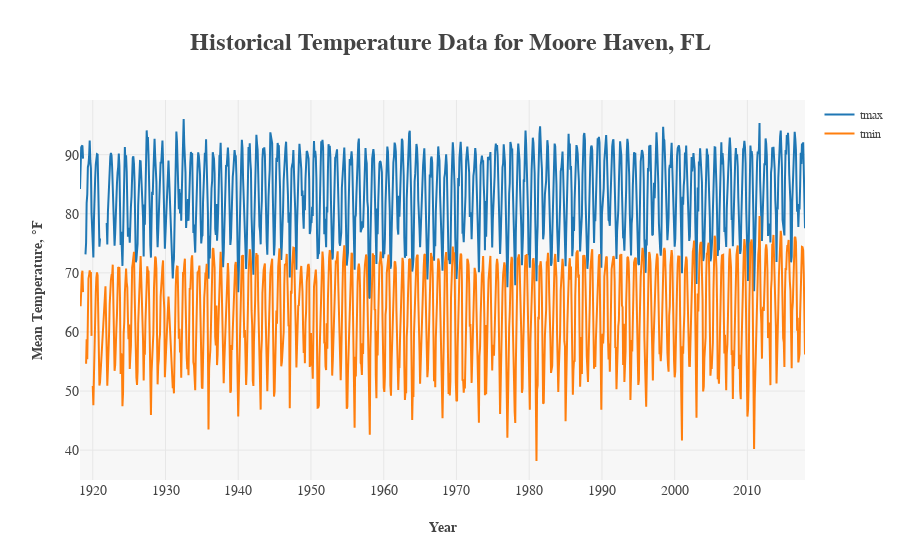

Notebook code for this chart:
### Code cell
# Plot the historical weather Dataframe for Moore Haven, FL for some quick Exploratory
# Data Analysis (EDA)
# Generate an interactive plot using the plotly package
layout = go.Layout(
    plot_bgcolor="rgb(247,247,247)",
    legend=dict(font=dict(family="serif", size=12)),
    title="<b>Historical Temperature Data for Moore Haven, FL</b>",
    titlefont=dict(family="serif", size=24),
    yaxis=dict(title="<b>Mean Temperature, {0}F</b>".format(u'\xb0'), 
               titlefont=dict(family="serif", size=14),
               tickfont=dict(family="serif", size=14)),
    xaxis=dict(title="<b>Year</b>", titlefont=dict(family="serif", size=14), 
               tickfont=dict(family="serif", size=14))
)

trace1 = go.Scatter(
    x=df_fl_lines.index,
    y=df_fl_lines.TMAX,
    mode="lines",
    name="tmax"
)

trace2 = go.Scatter(
    x=df_fl_lines.index,
    y=df_fl_lines.TMIN,
    mode="lines",
    name="tmin"
)

fig = go.Figure(data=[trace1, trace2], layout=layout)
py.offline.iplot(fig)

### Figure 1 — Plotly figure (JSON) as saved in the notebook; plotly's stock layout.template omitted (floating-point values rounded to 4 significant figures; data arrays with more than 128 entries replaced by an {"elided": "..."} marker saying what was removed)
{"data": [{"mode": "lines", "name": "tmax", "type": "scatter", "x": {"elided": "1171 str values"}, "y": {"elided": "1171 float values"}}, {"mode": "lines", "name": "tmin", "type": "scatter", "x": {"elided": "1171 str values"}, "y": {"elided": "1171 float values"}}], "layout": {"legend": {"font": {"family": "serif", "size": 12}}, "plot_bgcolor": "rgb(247,247,247)", "title": "<b>Historical Temperature Data for Moore Haven, FL</b>", "titlefont": {"family": "serif", "size": 24}, "xaxis": {"tickfont": {"family": "serif", "size": 14}, "title": "<b>Year</b>", "titlefont": {"family": "serif", "size": 14}}, "yaxis": {"tickfont": {"family": "serif", "size": 14}, "title": "<b>Mean Temperature, °F</b>", "titlefont": {"family": "serif", "size": 14}}}}
